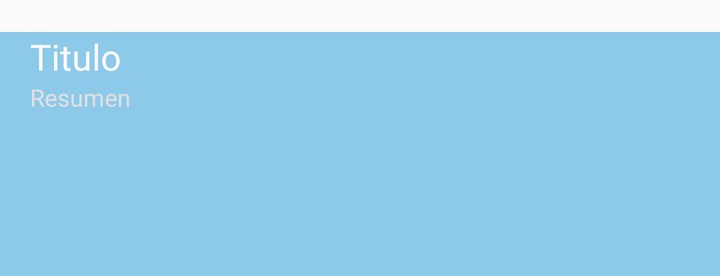
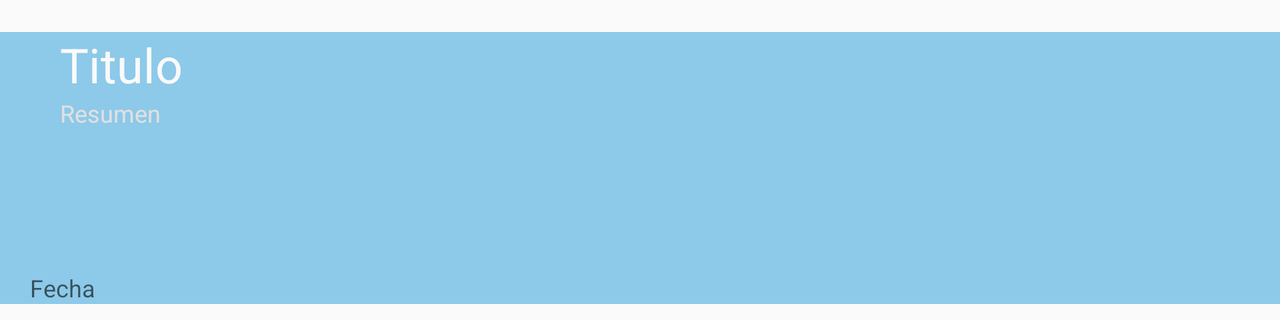

Two renders of one Android screen. The first uses the default layout on a phone; the second uses the alternative layout the repository ships for a different screen configuration, on a matching device. The two XML files are below.
<!-- AndroidManifest.xml: application theme AppTheme -->
<!-- res/layout/tecnica_list_content.xml -->
<?xml version="1.0" encoding="utf-8"?>
<RelativeLayout xmlns:android="http://schemas.android.com/apk/res/android"
    xmlns:tools="http://schemas.android.com/tools"
    android:layout_width="wrap_content"
    android:layout_height="@dimen/altura_item"
    android:layout_marginTop="@dimen/margen_estandar"
    android:background="@color/colorPrimary_alpha"
    tools:ignore="RtlHardcoded,RtlSymmetry">

    <TextView
        android:id="@+id/txt_titulo"
        android:layout_width="wrap_content"
        android:layout_height="wrap_content"
        android:layout_alignParentLeft="true"
        android:layout_alignParentTop="true"
        android:layout_toLeftOf="@+id/iv_miniatura"
        android:paddingLeft="15dp"
        android:text="@string/txt_titulo"
        android:textAppearance="@style/TextAppearance.AppCompat.Subhead"
        android:textColor="@color/colorMenuPrimaryText"
        android:textSize="@dimen/textBody2"
        tools:ignore="HardcodedText,RtlHardcoded" />

    <TextView
        android:id="@+id/txt_resumen"
        android:layout_width="wrap_content"
        android:layout_height="wrap_content"
        android:layout_above="@+id/txt_fecha"
        android:layout_alignLeft="@+id/txt_titulo"
        android:layout_alignRight="@+id/txt_titulo"
        android:layout_below="@+id/txt_titulo"
        android:paddingLeft="15dp"
        android:text="@string/resumen"
        android:textColor="@color/colorMenuQuaternaryText"
        android:textSize="12sp"
        tools:ignore="HardcodedText,RtlHardcoded,UnknownIdInLayout" />


    <ImageView
        android:id="@+id/iv_miniatura"
        android:layout_width="@dimen/ancho_miniatura"
        android:layout_height="match_parent"
        android:layout_alignParentRight="true"
        android:layout_centerVertical="true"
        android:layout_marginLeft="@dimen/margen_estandar"
        android:padding="15dp"
        tools:ignore="ContentDescription,RtlHardcoded" />


</RelativeLayout>
<!-- resources referenced by this layout -->
<resources>
  <color name="colorMenuPrimaryText">#FAFAFA</color>
  <color name="colorMenuQuaternaryText">#E0E0E0</color>
  <color name="colorPrimary_alpha">#700288D1</color>
  <dimen name="altura_item">122dp
      </dimen>
  <dimen name="ancho_miniatura">120dp
      </dimen>
  <dimen name="margen_estandar">16dp
      </dimen>
  <dimen name="textBody2">18sp</dimen>
  <string name="resumen">Resumen</string>
  <string name="txt_titulo">Titulo</string>
  <style name="AppTheme" parent="Theme.AppCompat.Light.DarkActionBar">
          
          <item name="colorPrimary">@color/colorPrimary</item>
          <item name="colorPrimaryDark">@color/colorPrimaryDark</item>
          <item name="colorAccent">@color/colorAccent</item>
          <item name="colorControlActivated">@color/color_profesiones</item>
          <item name="colorControlHighlight">@color/color_profesiones</item>
          <item name="colorButtonNormal">@color/colorPrimary</item>
      </style>
  <color name="colorPrimary">#0288D1</color>
  <color name="colorPrimaryDark">#0288D1</color>
  <color name="colorAccent">#FFBC00</color>
  <color name="color_profesiones">#CCCCCC</color>
</resources>
<!-- res/layout-land/tecnica_list_content.xml (the repository's variant of the layout above) -->
<!-- drawn on the phone turned sideways -->
<?xml version="1.0" encoding="utf-8"?>
<RelativeLayout xmlns:android="http://schemas.android.com/apk/res/android"
    xmlns:tools="http://schemas.android.com/tools"
    android:layout_width="wrap_content"
    android:layout_height="136dp"
    android:layout_marginBottom="8dp"
    android:layout_marginTop="@dimen/margen_estandar"
    android:background="@color/colorPrimary_alpha"
    android:paddingLeft="15dp"
    tools:ignore="RtlHardcoded,RtlSymmetry">

    <TextView
        android:id="@+id/txt_titulo"
        android:layout_width="wrap_content"
        android:layout_height="wrap_content"
        android:layout_alignParentLeft="true"
        android:layout_alignParentTop="true"
        android:layout_toLeftOf="@+id/iv_miniatura"
        android:paddingLeft="15dp"
        android:text="@string/txt_titulo"
        android:textAppearance="@style/TextAppearance.AppCompat.Subhead"
        android:textColor="@color/colorMenuPrimaryText"
        android:textSize="24sp"
        tools:ignore="HardcodedText,RtlHardcoded,RtlSymmetry" />

    <TextView
        android:id="@+id/txt_resumen"
        android:layout_width="wrap_content"
        android:layout_height="wrap_content"
        android:layout_above="@+id/txt_fecha"
        android:layout_alignLeft="@+id/txt_titulo"
        android:layout_alignRight="@+id/txt_titulo"
        android:layout_below="@+id/txt_titulo"
        android:paddingLeft="15dp"
        android:text="@string/resumen"
        android:textColor="@color/colorMenuQuaternaryText"
        android:textSize="12sp"
        tools:ignore="HardcodedText,RtlHardcoded,RtlSymmetry" />

    <TextView
        android:id="@+id/txt_fecha"
        android:layout_width="wrap_content"
        android:layout_height="wrap_content"
        android:layout_alignLeft="@+id/txt_resumen"
        android:layout_alignParentBottom="true"
        android:layout_alignRight="@+id/txt_titulo"
        android:text="Fecha"
        android:textAppearance="@style/TextAppearance.AppCompat.Caption"
        tools:ignore="HardcodedText,RtlHardcoded" />

    <ImageView
        android:id="@+id/iv_miniatura"
        android:layout_width="@dimen/ancho_miniatura"
        android:layout_height="match_parent"
        android:layout_alignParentRight="true"
        android:layout_centerVertical="true"
        android:layout_marginLeft="@dimen/margen_estandar"
        android:padding="15dp"
        tools:ignore="ContentDescription,HardcodedText,RtlHardcoded,RtlSymmetry" />

</RelativeLayout>
<!-- resources referenced by the variant -->
<!-- as the phone turned sideways resolves them -->
<resources>
  <color name="colorMenuPrimaryText">#FAFAFA</color>
  <color name="colorMenuQuaternaryText">#E0E0E0</color>
  <color name="colorPrimary_alpha">#700288D1</color>
  <dimen name="ancho_miniatura">120dp
      </dimen>
  <dimen name="margen_estandar">16dp
      </dimen>
  <string name="resumen">Resumen</string>
  <string name="txt_titulo">Titulo</string>
  <style name="AppTheme" parent="Theme.AppCompat.Light.DarkActionBar">
          
          <item name="colorPrimary">@color/colorPrimary</item>
          <item name="colorPrimaryDark">@color/colorPrimaryDark</item>
          <item name="colorAccent">@color/colorAccent</item>
          <item name="colorControlActivated">@color/color_profesiones</item>
          <item name="colorControlHighlight">@color/color_profesiones</item>
          <item name="colorButtonNormal">@color/colorPrimary</item>
      </style>
  <color name="colorPrimary">#0288D1</color>
  <color name="colorPrimaryDark">#0288D1</color>
  <color name="colorAccent">#FFBC00</color>
  <color name="color_profesiones">#CCCCCC</color>
</resources>
